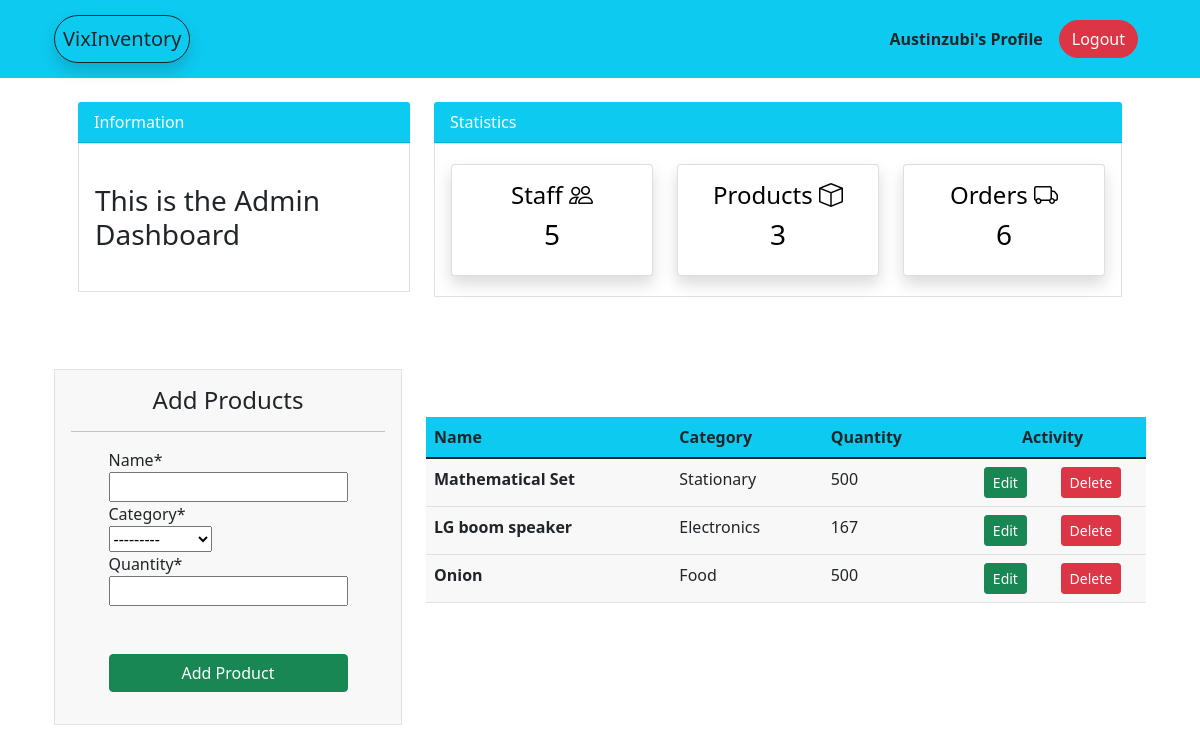
The app's page /product/ (signed in), older data.
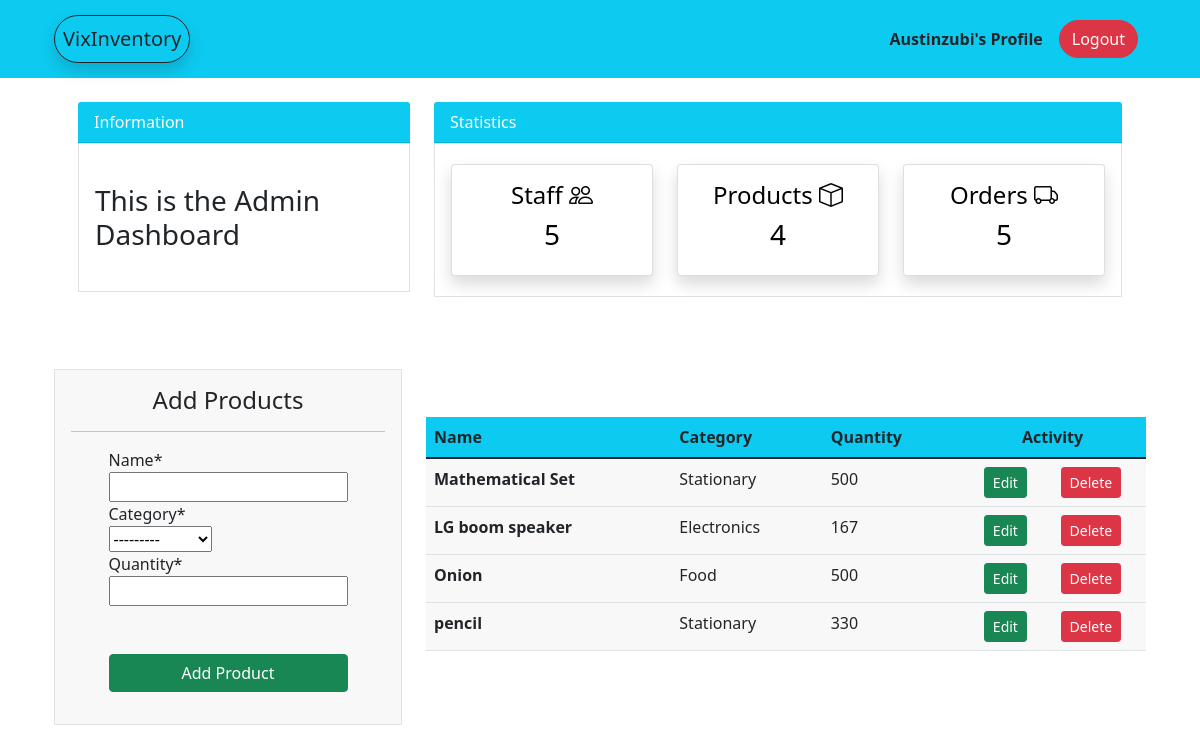
The same page, newer data.
### dashboard/models.py (models this page shows, shortened)
class Product(models.Model):
    name = models.CharField(max_length=100, null=True)
    category = models.CharField(max_length=20, choices = CATEGORY, null=True)
    quantity = models.PositiveIntegerField(null=True)
    class Meta:
        verbose_name_plural = 'Product'

### dashboard/views.py (the view)
# urls.py: path('product/', views.products, name = 'dashboard-products'),
@login_required
def products(request):
    workers = User.objects.all()
    workers_count = workers.count()
    order = Order.objects.all()
    order_count = order.count()
    if request.method =='POST':
        form = ProductForm(request.POST)
        if form.is_valid():
            form.save()
            product_name = form.cleaned_data.get('name')
            message = messages.success(request, f'{product_name} has been added')
            return redirect('dashboard-products')
    else:
        form = ProductForm()
    items = Product.objects.all()   #this collects all the data from the product model
    items_count = items.count()
    context = {
        'items': items,
        'form': form,
        'items_count':items_count,
        'workers_count':workers_count,
        'order_count': order_count,
    }
    return render(request, 'dashboard/products.html', context)

### dashboard/forms.py
class ProductForm(forms.ModelForm):
    class Meta:
        model = Product
        fields = ['name', 'category', 'quantity']

### templates/dashboard/products.html (shortened to what this page needs)
{% extends 'partials/base.html' %}
{% load crispy_forms_tags %}
{% block content %}
    <div class="container">
        {% include 'partials/topnav.html' %}
        <div class="row my-5">
            <div class="col-lg-4 mb-3">
                <div class="border p-3 dark-color">
                    <h4 class="text-center">
                        Add Products
                    </h4>
                    <hr>
                    <form method="POST" class="d-grid justify-content-center mb-3 " action="">
                        {{form|crispy}}
                        <input class="btn btn-success mt-5" type="submit" value="Add Product">
                    </form>
                </div>
            </div>
            <div class="col-lg-8 my-5">
                <table class="table dark-color">
                    <thead class="bg-info">
                        <tr>
                            <th scope="col">Name</th>
                            <th scope="col">Category</th>
                            <th scope="col">Quantity</th>
                            <th scope="col" class="text-center">Activity</th>
                        </tr>
                    </thead>
                    <tbody>
                        {% for item in items %}
                        <tr>
                            <th scope="row">{{item.name}}</th>
                            <td>{{item.category}}</td>
                            <td>{{item.quantity}}</td>
                            <td>
                                <div class="d-flex justify-content-around">
                                    <div>
                                        <a href="{% url 'dashboard-product-update' item.id %}">
                                            <div class="btn btn-success btn-sm">Edit</div>
                                        </a>
                                    </div>
                                    <div>
                                        <a href="{% url 'dashboard-product-delete' item.id %}">
                                            <div class="btn btn-danger btn-sm">Delete</div>
                                        </a>
                                    </div>
                                </div>
                            </td>
                        </tr>
                        {% endfor %}
                    </tbody>
                </table>
            </div>
        </div>
    </div>
{% endblock %}

Row changes from the older to the newer data that the page shows:
added Product: name "pencil", category "Stationary", quantity "330"
Text that changed along with them:
{{ items_count }}: "3" → "4"
{{ order_count }}: "6" → "5"
